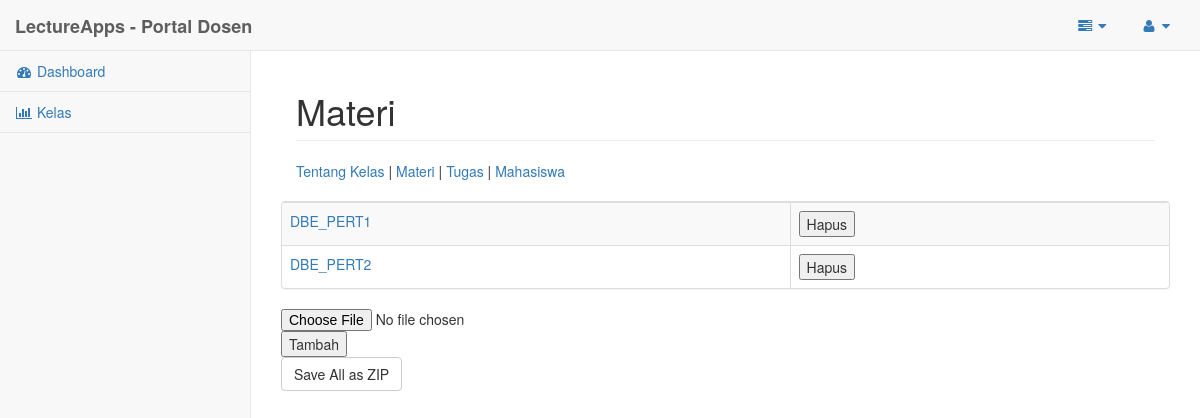
Page /Tampilan/temp/kelas_dosen_materi.php?idkelas=1 on the earlier database version.
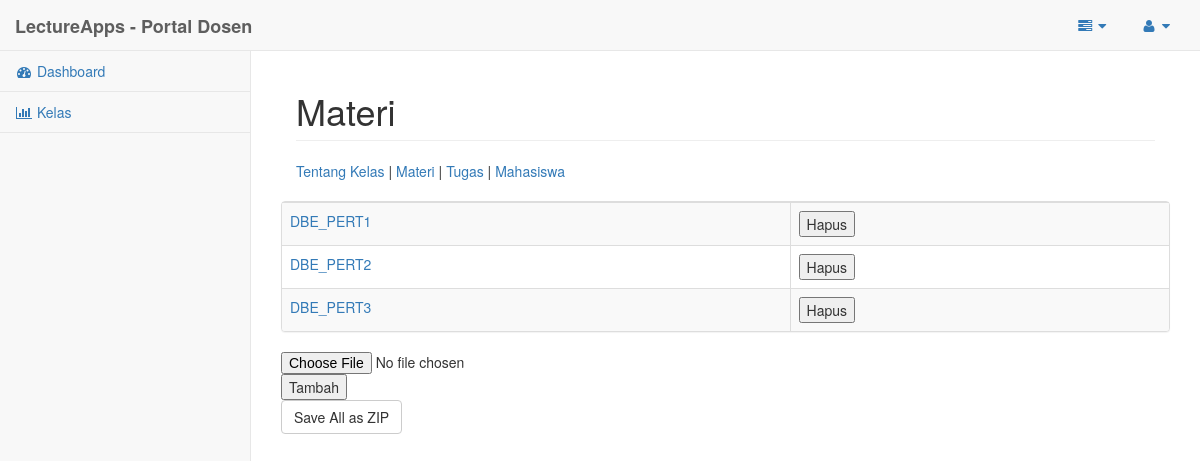
Same page on the later database version.
### tables this page shows
CREATE TABLE IF NOT EXISTS `materi` (
`idMateri` int(11) NOT NULL,
  `namaMateri` varchar(255) NOT NULL,
  `fileMateri` varchar(255) NOT NULL,
  `idKelas` int(11) NOT NULL,
  `tglUploadMateri` date NOT NULL
);

### Tampilan/temp/kelas_dosen_materi.php (the view, shortened to what this page needs)
<?php
	require_once('../includes/koneksi.php');
	$id = $_GET['idkelas'];
	$sql="SELECT * FROM materi WHERE idKelas=$id";
	$hasil=mysqli_query($k, $sql);
?>
<!DOCTYPE html>
<html lang="en">
<head>
    <link href="../bower_components/bootstrap/dist/css/bootstrap.min.css" rel="stylesheet">
    <link href="../bower_components/metisMenu/dist/metisMenu.min.css" rel="stylesheet">
    <link href="../dist/css/sb-admin-2.css" rel="stylesheet">
    <link href="../bower_components/font-awesome/css/font-awesome.min.css" rel="stylesheet" type="text/css">
</head>
<body>
    <div id="wrapper">
        <nav class="navbar navbar-default navbar-static-top" role="navigation" style="margin-bottom: 0">
            <div class="navbar-header">
                <a class="navbar-brand" href="index.html"><b>LectureApps - Portal Dosen</b></a>
            </div>
            <ul class="nav navbar-top-links navbar-right">
                <li class="dropdown">
                    <a class="dropdown-toggle" data-toggle="dropdown" href="#">
                        <i class="fa fa-tasks fa-fw"></i>  <i class="fa fa-caret-down"></i>
                    </a>
                </li>
                <li class="dropdown">
                    <a class="dropdown-toggle" data-toggle="dropdown" href="#">
                        <i class="fa fa-user fa-fw"></i>  <i class="fa fa-caret-down"></i>
                    </a>
                </li>
            </ul>
            <div class="navbar-default sidebar" role="navigation">
                <div class="sidebar-nav navbar-collapse">
                    <ul class="nav" id="side-menu">
                        <li>
                            <a href="dosen.php"><i class="fa fa-dashboard fa-fw"></i> Dashboard</a>
                        </li>
                        <li>
                            <a href="kelas_dosen.php"><i class="fa fa-bar-chart-o fa-fw"></i> Kelas</a>
                        </li>
                    </ul>
                </div>
            </div>
        </nav>
        <div id="page-wrapper">
            <div class="container-fluid">
                <div class="row">
                    <div class="col-lg-12">
                        <h1 class="page-header">Materi</h1>
                    </div>
                </div>
				<?php include('../includes/dosen_dtlmenu.php'); ?>
				<div class="row">
					<div class="panel panel-default">
						<div class="table-responsive">
							<table class="table table-striped table-bordered table-hover">
								<tbody>
							<?php
								WHILE($materi=mysqli_fetch_assoc($hasil)){
							?>
							<tr>
								<td><a href="materi/materi_download.php?idmateri=<?php echo $materi['idMateri']; ?>"><?php echo $materi['namaMateri']; ?></a></td>
								<td>
									<form action='kelas_materi_delete_proses.php' method='POST'>
									<input type="submit" name="deletemateri" value="Hapus" />
								</form></td>
							</tr>
							<?php
								}
							?>
							</table>
						</div>
					</div>
					<form id="tambahmateri" action ="kelas_dosen_materi_tambah.php" method="POST" enctype="multipart/form-data">
						<input type="file" name="materi"/>
						<input type="submit" name="tambahMateri" value="Tambah" />
					</form>
					<form action="materi/materi_download_all.php" method="POST">
						<input type="submit" name="downloadall" class="btn btn-default" value="Save All as ZIP" />
					</form>
				</div>
            </div>
        </div>
    </div>
</body>
</html>

Differences in the rows shown:
added materi: namaMateri "DBE_PERT3"
